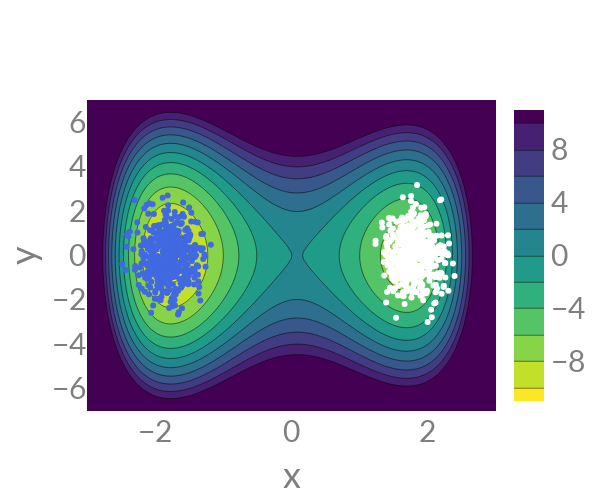

Write notebook code for a chart like this one.
### Markdown cell above
# Generate sample configurations
Let's now generate sample configurations we will use as our input data set. These are meant to represent for example the results of molecular dynamics simulations.

### Code cell
x_state_a, y_state_a = np.random.multivariate_normal([-1.8,0], [[0.05, 0],[0,1]], 500).T
x_state_b, y_state_b = np.random.multivariate_normal([1.8,0], [[0.05, 0],[0,1]], 500).T

fig = go.Figure()

fig.add_trace(
    go.Contour(
        z=E_illustrate,
        x=x_illustrate, 
        y=y_illustrate,
        reversescale = True,
        colorscale = "viridis",
        contours=dict(
            start=-10,
            end=10,
            size=2,
        ),
    )
)

fig.add_trace(
    go.Scatter(
        x=x_state_a,
        y=y_state_a,
        mode="markers",
        name='',
        marker_color="royalblue"
    ))

fig.add_trace(
    go.Scatter(
        x=x_state_b,
        y=y_state_b,
        mode="markers",
        name='',
        marker_color="white"
    ))

# fig.update_xaxes(range=[-3,3])
# fig.update_yaxes(range=[-7,7])

fig.update_layout(
    #title="Plot Title",
    width=600,
    height=500,
    font=dict(
        family="Lato",
        size=30,
        color="#7f7f7f"
    ),
    xaxis_title="x",
    yaxis_title="y",
    xaxis = dict(
        tickmode = 'linear',
        tick0 = -4,
        dtick = 2
    )
)

fig.show()
#fig.write_image("images/double_well_with_points.pdf")

### Figure 1 — Plotly figure (JSON) as saved in the notebook; plotly's stock layout.template omitted (floating-point values rounded to 4 significant figures; data arrays with more than 128 entries replaced by an {"elided": "..."} marker saying what was removed)
{"data": [{"colorscale": [[0, "#440154"], [0.1111, "#482878"], [0.2222, "#3e4989"], [0.3333, "#31688e"], [0.4444, "#26828e"], [0.5556, "#1f9e89"], [0.6667, "#35b779"], [0.7778, "#6ece58"], [0.8889, "#b5de2b"], [1, "#fde725"]], "contours": {"end": 10, "size": 2, "start": -10}, "reversescale": true, "type": "contour", "x": [-3, -2.939, -2.879, -2.818, -2.758, -2.697, -2.636, -2.576, -2.515, -2.455, -2.394, -2.333, -2.273, -2.212, -2.152, -2.091, -2.03, -1.97, -1.909, -1.848, -1.788, -1.727, -1.667, -1.606, -1.545, -1.485, -1.424, -1.364, -1.303, -1.242, -1.182, -1.121, -1.061, -1, -0.9394, -0.8788, -0.8182, -0.7576, -0.697, -0.6364, -0.5758, -0.5152, -0.4545, -0.3939, -0.3333, -0.2727, -0.2121, -0.1515, -0.09091, -0.0303, 0.0303, 0.09091, 0.1515, 0.2121, 0.2727, 0.3333, 0.3939, 0.4545, 0.5152, 0.5758, 0.6364, 0.697, 0.7576, 0.8182, 0.8788, 0.9394, 1, 1.061, 1.121, 1.182, 1.242, 1.303, 1.364, 1.424, 1.485, 1.545, 1.606, 1.667, 1.727, 1.788, 1.848, 1.909, 1.97, 2.03, 2.091, 2.152, 2.212, 2.273, 2.333, 2.394, 2.455, 2.515, 2.576, 2.636, 2.697, 2.758, 2.818, 2.879, 2.939, 3], "y": [-7, -6.859, -6.717, -6.576, -6.434, -6.293, -6.152, -6.01, -5.869, -5.727, -5.586, -5.444, -5.303, -5.162, -5.02, -4.879, -4.737, -4.596, -4.455, -4.313, -4.172, -4.03, -3.889, -3.747, -3.606, -3.465, -3.323, -3.182, -3.04, -2.899, -2.758, -2.616, -2.475, -2.333, -2.192, -2.051, -1.909, -1.768, -1.626, -1.485, -1.343, -1.202, -1.061, -0.9192, -0.7778, -0.6364, -0.4949, -0.3535, -0.2121, -0.07071, 0.07071, 0.2121, 0.3535, 0.4949, 0.6364, 0.7778, 0.9192, 1.061, 1.202, 1.343, 1.485, 1.626, 1.768, 1.909, 2.051, 2.192, 2.333, 2.475, 2.616, 2.758, 2.899, 3.04, 3.182, 3.323, 3.465, 3.606, 3.747, 3.889, 4.03, 4.172, 4.313, 4.455, 4.596, 4.737, 4.879, 5.02, 5.162, 5.303, 5.444, 5.586, 5.727, 5.869, 6.01, 6.152, 6.293, 6.434, 6.576, 6.717, 6.859, 7], "z": {"elided": "100x100 float values"}}, {"marker": {"color": "royalblue"}, "mode": "markers", "name": "", "type": "scatter", "x": {"elided": "500 float values"}, "y": {"elided": "500 float values"}}, {"marker": {"color": "white"}, "mode": "markers", "name": "", "type": "scatter", "x": {"elided": "500 float values"}, "y": {"elided": "500 float values"}}], "layout": {"font": {"color": "#7f7f7f", "family": "Lato", "size": 30}, "height": 500, "width": 600, "xaxis": {"dtick": 2, "tick0": -4, "tickmode": "linear", "title": {"text": "x"}}, "yaxis": {"title": {"text": "y"}}}}
